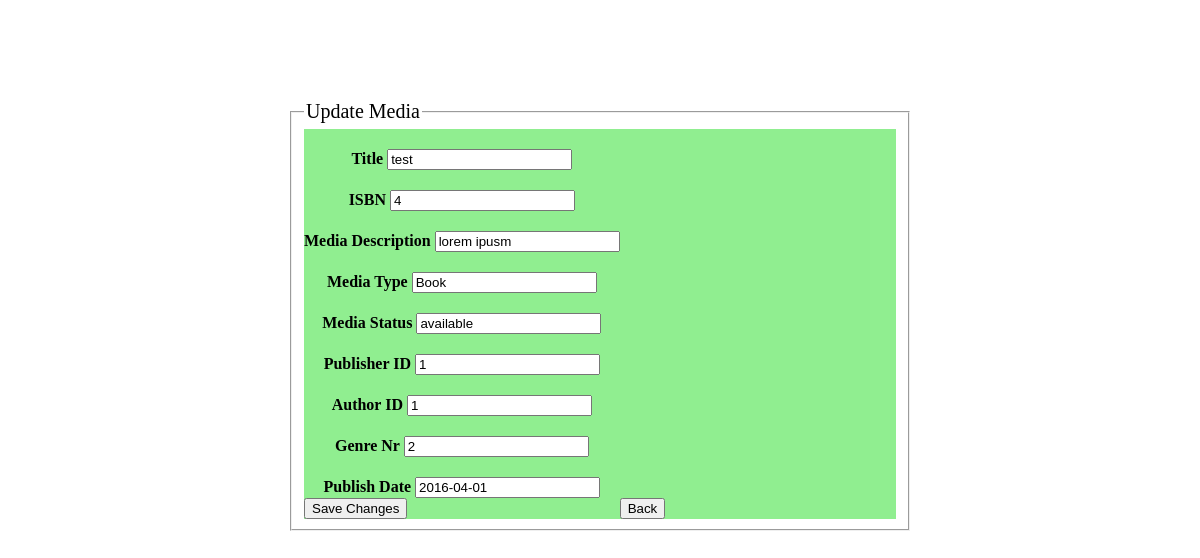
The page /update.php?ISBN=4 on the database its author committed.
### tables this page shows
CREATE TABLE `media` (
  `ISBN` int(11) NOT NULL,
  `media_description` varchar(255) NOT NULL,
  `media_type` enum('CD','Book','DVD') DEFAULT NULL,
  `media_status` enum('available','not available') DEFAULT NULL,
  `publisher_id` int(11) DEFAULT NULL,
  `author_id` int(11) DEFAULT NULL,
  `genre_nr` int(11) DEFAULT NULL,
  `media_name` varchar(25) NOT NULL,
  `active` int(1) NOT NULL DEFAULT 0,
  `publish_date` date NOT NULL
);

### update.php (the view, shortened to what this page needs)
<?php
require_once 'actions/db_connect.php';
if ($_GET['ISBN']) {
   $ISBN = $_GET['ISBN'];
   $sql = "SELECT * FROM media WHERE ISBN = {$ISBN}" ;
   $result = $connect->query($sql);
   $data = $result->fetch_assoc();
?>
<!DOCTYPE html>
<html>
<head>
</head>
<body>
<fieldset>
   <legend>Update Media</legend>
   <form action="actions/a_update.php"  method="post">
       <table  cellspacing="0" cellpadding= "0">
        <tr>
               <th>Title <input type ="text" name= "media_name" placeholder= "Title" value= "<?php echo $data['media_name'] ?>" /></th>
           </tr>
           <tr>
               <th>ISBN <input type="text"  name="ISBN" placeholder ="ISBN" value="<?php echo $data['ISBN'] ?>"  /></th>
           </tr >
           <tr>
               <th>Media Description <input type= "text" name="media_description"  placeholder="Media Description" value ="<?php echo $data['media_description'] ?>" /></th>
           </tr>
           <tr>
               <th>Media Type <input type ="text" name= "media_type" placeholder= "Media Type" value= "<?php echo $data['media_type'] ?>" /></th>
           </tr>
           <tr>
               <th>Media Status <input type ="text" name= "media_status" placeholder= "Media Status" value= "<?php echo $data['media_status'] ?>" /></th>
           </tr>
           <tr>
               <th>Publisher ID <input type ="text" name= "publisher_id" placeholder= "Publisher ID" value= "<?php echo $data['publisher_id'] ?>" /></th>
           </tr>
           <tr>
               <th>Author ID <input type ="text" name= "author_id" placeholder= "Author ID" value= "<?php echo $data['author_id'] ?>" /></th>
           </tr>
           <tr>
               <th>Genre Nr <input type ="text" name= "genre_nr" placeholder= "Genre Nr" value= "<?php echo $data['genre_nr'] ?>" /></th>
           </tr>
           <tr>
               <th>Publish Date <input type ="text" name= "publish_date" placeholder= "000-00-00" value= "<?php echo $data['publish_date'] ?>" /></th>
           </tr>
           <tr>
               <td><button  type= "submit">Save Changes</button></td>
               <td><a  href= "index.php"><button type="button">Back</button></a></td>
           </tr>
       </table>
   </form >
</fieldset >
</body >
</html >
<?php
}
?>

### update.php (style rules this page uses)
fieldset { margin : auto; margin-top: 100px; width: 50%; }
table tr th { padding-top: 20px; }
form { background-color: lightgreen; }
body { background-image: url("https://www.diedruckerei.de/magazin/wp-content/uploads/2018/07/Beitragsbild_Geschwungene_Schriften.jpg"); }
legend { font-size: 20px; }

### rows shown on the page
media: media_name "test", ISBN "4", media_description "lorem ipusm", media_type "Book", media_status "available", publisher_id "1", author_id "1", genre_nr "2", publish_date "2016-04-01"
